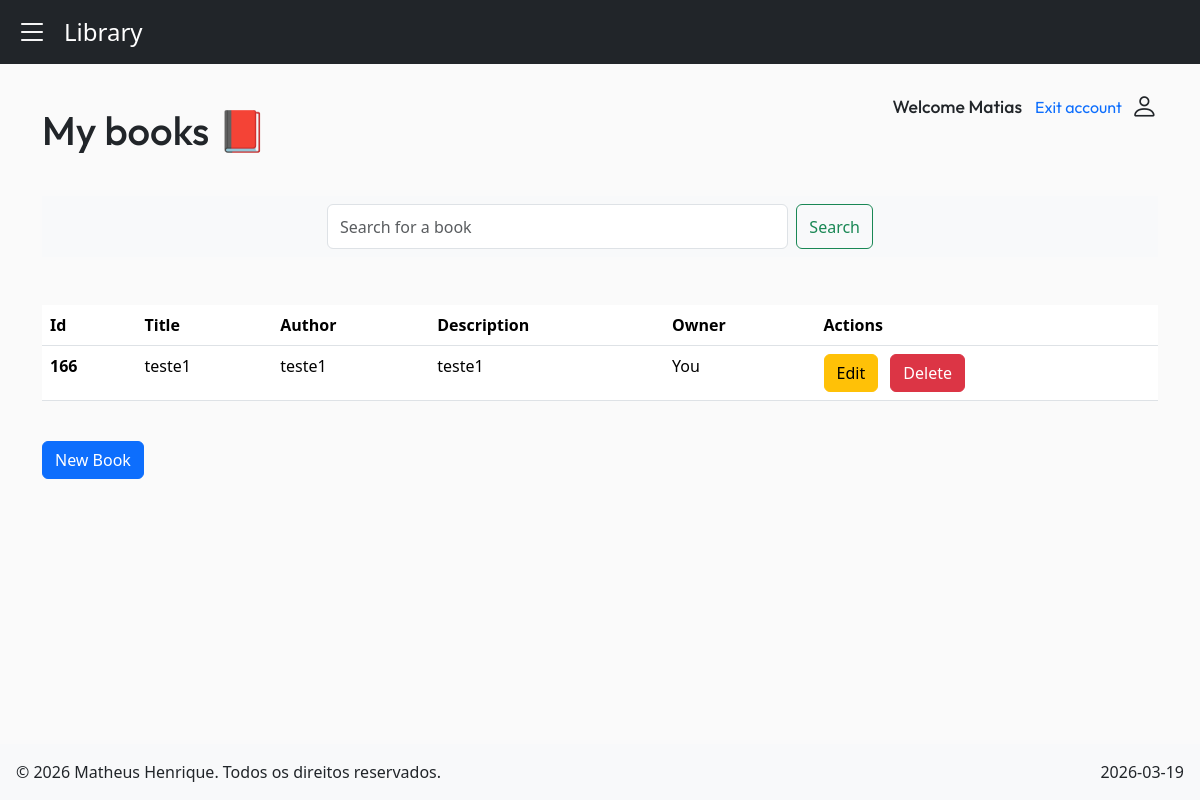
The app's page /book/mybooks/ (signed in), older data.
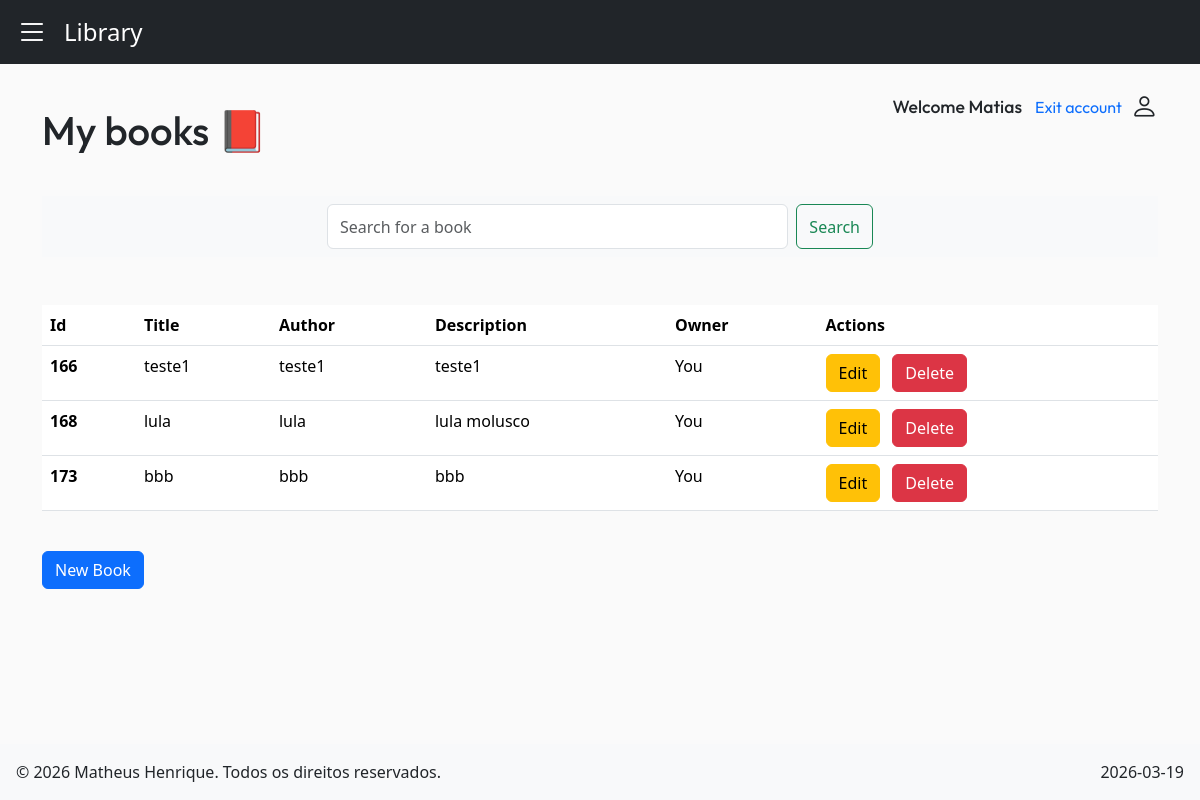
The same page, newer data.
### myapp/models.py (models this page shows, shortened)
class Book(models.Model):
    title = models.CharField(max_length=200)
    author = models.CharField(max_length=200)
    description = models.TextField(default='')
    owner = models.ForeignKey(User, on_delete=models.CASCADE)
    cover = models.ImageField(upload_to="covers/", null=True, blank=True)

### myapp/views.py (the view)
# urls.py: path('book/mybooks/', my_books, name="my_books"),
@login_required(login_url="/book/login/")
def my_books(request):
    query = request.GET.get('q', '').strip()
    if query:
        books = Book.objects.filter(
            Q(title__icontains=query) |
            Q(author__icontains=query) |
            Q(description__icontains=query)
        )
    else:
        books = Book.objects.filter(owner=request.user)
    books.order_by('title')
    username = request.user.username
    books_paginator = Paginator(books, 10)
    page_number = request.GET.get("page")
    page_obj = books_paginator.get_page(page_number)
    return render(request, 'myapp/mybooks.html', {'page_obj': page_obj, 'username': username, 'books': books, 'query': query})

### myapp/templates/myapp/mybooks.html (shortened to what this page needs)
{% extends "myapp/base.html" %}
{% block content %}
    <main class="container">
        {% if books %}
            <h1 class="d-flex align-items-center mt-4">
                My books 📕
                <div class="d-flex flex-column align-items-end ms-auto">
                    <p class="d-flex align-items-center" style="font-size: 1.1rem;">
                        Welcome {{ username|capfirst }}
                        <a href="{% url 'logout' %}" class="btn btn-link pe-2 link-underline" style="text-decoration: none;">
                            <span>Exit account</span>
                        </a>
                        <i class="bi bi-person" style="font-size: 1.7rem;"></i>
                    </p>
                    <p class="d-flex align-items-center" style="font-size: 1rem;">
                        <a href="#"
                            class="btn btn-link pe-2 link-underline"
                            style="text-decoration: none;">
                        </a>
                    </p>
                </div>
            </h1>
            <nav class="navbar bg-body-tertiary mt-4">
                <div class="container-fluid">
                    <form class="d-flex mx-auto w-50" role="search" method="GET">
                    <input
                        class="form-control me-2" style="height: 45px;" type="search" placeholder="Search for a book" aria-label="Search"
                        name="q"
                        value="{{ query }}"
                        />
                    <button class="btn btn-outline-success" type="submit">Search</button>
                    </form>
                </div>
            </nav>
            <table class="table mt-5">
                <thead>
                    <tr>
                    <th scope="col">Id</th>
                    <th scope="col">Title</th>
                    <th scope="col">Author</th>
                    <th scope="col">Description</th>
                    <th scope="col">Owner</th>
                    <th scope="col">Actions</th>
                    </tr>
                </thead>
                <tbody>
                    {% for book in page_obj %}
                        <tr>
                        <th scope="row">{{ book.id }}</th>
                        <td>{{ book.title }}</td>
                        <td>{{ book.author }}</td>
                        <td>{{ book.description|truncatechars:60 }}</td>
                        <td>You</td>
                        <td class="text-nowrap">
                            <a href="{% url "edit_book" book.pk %}" class="btn btn-warning">Edit</a>
                            <button type="button" class="btn btn-danger ms-2" data-bs-toggle="modal" data-bs-target="#meuModal{{ book.id }}">
                            Delete
                            </button>
                        </td>
                        </tr>
                    {% endfor %}
                </tbody>
            </table>
            <a href="{% url "create_book" %}" class="btn btn-primary mt-4">New Book</a>
        {% endif %}
    </main>
{% endblock content %}

Row changes from the older to the newer data that the page shows:
added Book: id "168", title "lula", author "lula", description "lula molusco"
added Book: id "173", title "bbb", author "bbb", description "bbb"
